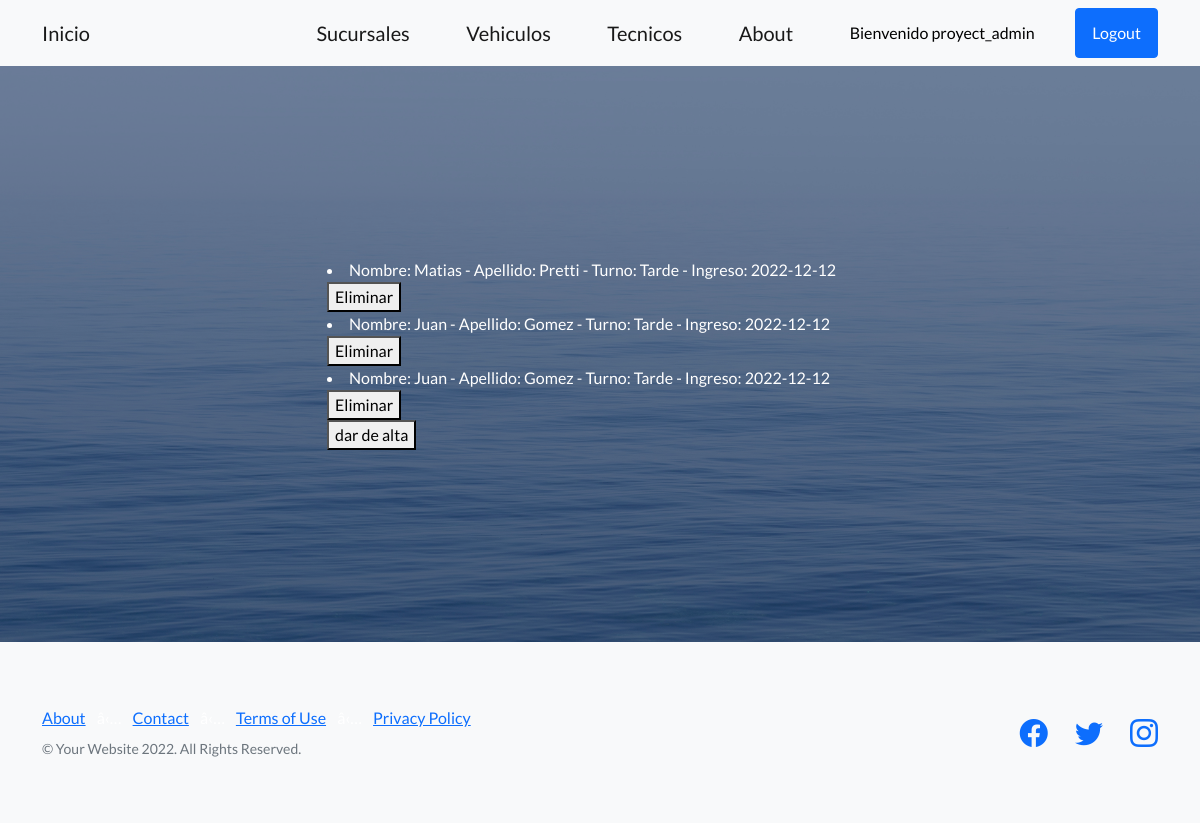
/readtec/ (signed in), run on the app's committed database.
### app_final/models.py (models this page shows)
class Tecnicos(models.Model):
    nombre = models.CharField(max_length=40)
    apellido = models.CharField(max_length=40)
    turno = models.CharField(max_length=40)
    fecha_ingreso = models.DateField()
    def __str__(self):
        return f'Nombre: {self.nombre} - Apellido: {self.apellido} - Turno: {self.turno} - Ingreso: {self.fecha_ingreso}'

### app_final/views.py (the view)
# urls.py: path('readtec/', ReadTecnicos, name='readtec'),
def ReadTecnicos(request):
    tecnicos = Tecnicos.objects.all()
    contexto = {'Tecnicos': tecnicos}
    return render(request, 'ReadTecnicos.html', contexto)

### Final/Templates/ReadTecnicos.html
{% extends 'padre.html' %}
{% block bloqueLibre1 %}
<body style="color: rgb(255, 255, 255)">
    {% for t in Tecnicos %}
        <li>{{t}}</li>
        <div>
            <form action="{% url 'deltec' t.nombre %}"  method="POST"> {% csrf_token %}
                <button type="submit">Eliminar</button>
            </form>
        </div>
    {% endfor %}
        <div>
    <form action="{% url 'formtec'%}">
        <button type="submit">dar de alta</button>
    </form>
        </div>
</body>
{% endblock bloqueLibre1 %}

### Final/Templates/padre.html (shortened to what this page needs)
<!DOCTYPE html>
<html lang="en">
    <head>
        {% load static %}
        <link href="https://cdn.jsdelivr.net/npm/bootstrap-icons@1.5.0/font/bootstrap-icons.css" rel="stylesheet" type="text/css" />
        <link href="{% static 'css/styles.css' %}" rel="stylesheet" />
    </head>
    <body>
        <nav class="navbar navbar-light bg-light static-top">
        <div class="container">
            <div style="margin-right:170px; padding-left: -150px !important;">
                <a class="navbar-brand" href="{% url 'home' %}">Inicio</a>
            </div>
            <a class="navbar-brand" href="{% url 'sucursales' %}">Sucursales</a>
            <a class="navbar-brand" href="{% url 'vehiculos' %}">Vehiculos</a>
            <a class="navbar-brand" href="{% url 'tecnicos' %}">Tecnicos</a>
            <a class="navbar-brand" href="{% url 'about' %}">About</a>
            {% if user.is_authenticated %}
                <a style="color: Black;">Bienvenido {{user.username}}</a>
                <a class="btn btn-primary" href="{% url 'logout' %}">Logout</a>
            {% else %}
                <a class="btn btn-primary" href="{% url 'login' %}">Login</a>
                <a class="btn btn-primary" href="{% url 'register' %}">SignIn</a>
            {% endif %}
            </div>
        </nav>
        <header class="masthead">
            <div class="container position-relative">
                <div class="row justify-content-center">
                    <div class="col-xl-6">
                        {% block bloqueLibre1 %}
                        {% endblock bloqueLibre1 %}
                    </div>
                </div>
            </div>
        </header>
        <footer class="footer bg-light">
            <div class="container">
                <div class="row">
                    <div class="col-lg-6 h-100 text-center text-lg-start my-auto">
                        <ul class="list-inline mb-2">
                            <li class="list-inline-item"><a href="#!">About</a></li>
                            <li class="list-inline-item">â‹…</li>
                            <li class="list-inline-item"><a href="#!">Contact</a></li>
                            <li class="list-inline-item">â‹…</li>
                            <li class="list-inline-item"><a href="#!">Terms of Use</a></li>
                            <li class="list-inline-item">â‹…</li>
                            <li class="list-inline-item"><a href="#!">Privacy Policy</a></li>
                        </ul>
                        <p class="text-muted small mb-4 mb-lg-0">&copy; Your Website 2022. All Rights Reserved.</p>
                    </div>
                    <div class="col-lg-6 h-100 text-center text-lg-end my-auto">
                        <ul class="list-inline mb-0">
                            <li class="list-inline-item me-4">
                                <a href="#!"><i class="bi-facebook fs-3"></i></a>
                            </li>
                            <li class="list-inline-item me-4">
                                <a href="#!"><i class="bi-twitter fs-3"></i></a>
                            </li>
                            <li class="list-inline-item">
                                <a href="#!"><i class="bi-instagram fs-3"></i></a>
                            </li>
                        </ul>
                    </div>
                </div>
            </div>
        </footer>
    </body>
</html>

### data on the page
Tecnicos: nombre+apellido+turno "Nombre: Matias - Apellido: Pretti - Turno: Tarde - Ingreso: 2022-12-12"
Tecnicos: nombre+apellido+turno "Nombre: Juan - Apellido: Gomez - Turno: Tarde - Ingreso: 2022-12-12"
Tecnicos: nombre+apellido+turno "Nombre: Juan - Apellido: Gomez - Turno: Tarde - Ingreso: 2022-12-12"

### other printed values
{{ user.username }} "proyect_admin"
